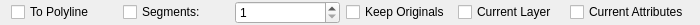
<?xml version="1.0" encoding="UTF-8"?>
<ui version="4.0">
 <class>LC_SplineExplodeOptions</class>
 <widget class="QWidget" name="LC_SplineExplodeOptions">
  <property name="geometry">
   <rect>
    <x>0</x>
    <y>0</y>
    <width>700</width>
    <height>24</height>
   </rect>
  </property>
  <property name="windowTitle">
   <string>Form</string>
  </property>
  <layout class="QHBoxLayout" name="horizontalLayout">
   <property name="topMargin">
    <number>1</number>
   </property>
   <property name="bottomMargin">
    <number>1</number>
   </property>
   <item>
    <widget class="QCheckBox" name="cbPolyline">
     <property name="toolTip">
      <string>If checked, the result is one polyline; otherwise separate lines.</string>
     </property>
     <property name="text">
      <string>To Polyline</string>
     </property>
    </widget>
   </item>
   <item>
    <widget class="QCheckBox" name="cbCustomSegments">
     <property name="toolTip">
      <string>If checked, use this number of line segments per control point (spline through points: per curve piece); otherwise the drawing setting $SPLINESEGS, which is what the screen shows.</string>
     </property>
     <property name="text">
      <string>Segments:</string>
     </property>
    </widget>
   </item>
   <item>
    <widget class="QSpinBox" name="sbSegments">
     <property name="toolTip">
      <string>Line segments per control point (spline through points: per curve piece).</string>
     </property>
     <property name="minimum">
      <number>1</number>
     </property>
     <property name="maximum">
      <number>1000</number>
     </property>
    </widget>
   </item>
   <item>
    <widget class="QCheckBox" name="cbKeepOriginals">
     <property name="toolTip">
      <string>If checked, the original entity stays; otherwise it is removed.</string>
     </property>
     <property name="text">
      <string>Keep Originals</string>
     </property>
    </widget>
   </item>
   <item>
    <widget class="QCheckBox" name="cbCurrentLayer">
     <property name="toolTip">
      <string>If checked, the new entities go to the current layer; otherwise to the layer of the original.</string>
     </property>
     <property name="text">
      <string>Current Layer</string>
     </property>
    </widget>
   </item>
   <item>
    <widget class="QCheckBox" name="cbCurrentAttr">
     <property name="toolTip">
      <string>If checked, the new entities get the current pen (colour, line type, width); otherwise the pen of the original.</string>
     </property>
     <property name="text">
      <string>Current Attributes</string>
     </property>
    </widget>
   </item>
  </layout>
 </widget>
 <resources/>
 <connections/>
</ui>
